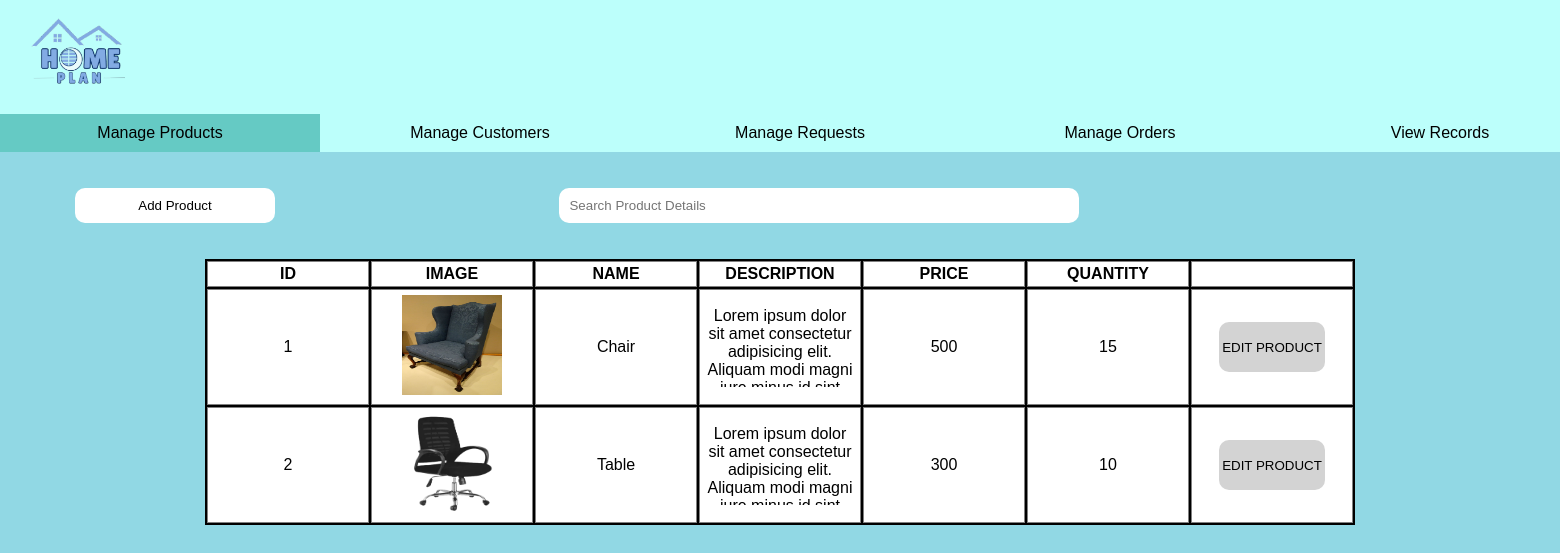
Before: /admin-manage-products.php with the older database file.
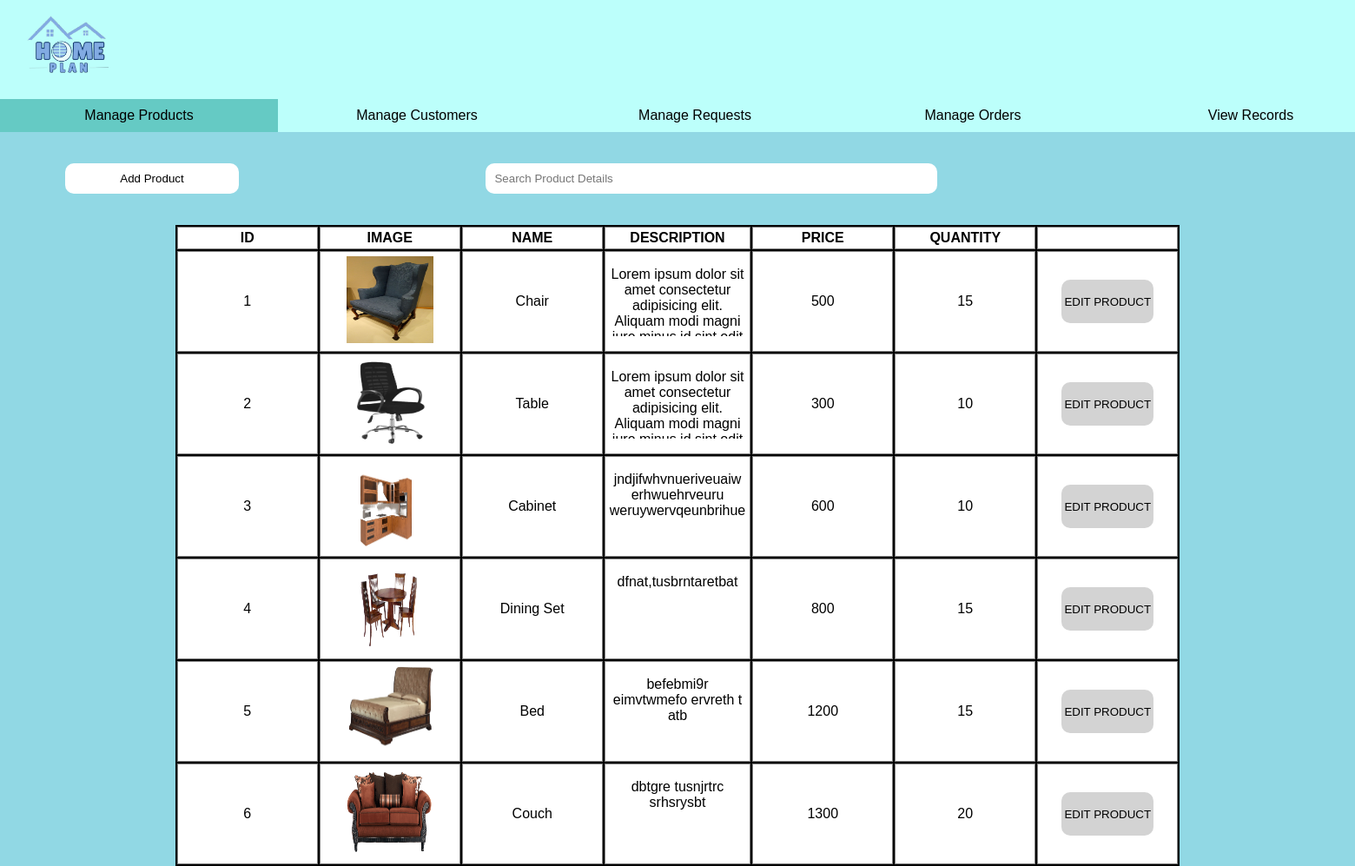
After: the same page with the newer database file.
### tables this page shows
CREATE TABLE `product` (
  `ID` int(8) NOT NULL,
  `PROD_IMG` varchar(25) NOT NULL,
  `PROD_NAME` varchar(100) NOT NULL,
  `PROD_DESC` text NOT NULL,
  `PROD_PRICE` bigint(20) NOT NULL,
  `PROD_QUANTITY` int(11) NOT NULL
);

### admin-manage-products.php (the view, shortened to what this page needs)
<?php
$serverName = "localhost";
$username = "root";
$password = "";
$dbName = "cis2104_finalproject_db";
$est_conn = mysqli_connect($serverName, $username, $password, $dbName);
$sql = "SELECT * FROM `product`";
$result = mysqli_query($est_conn, $sql);
?>
<!DOCTYPE html>
<html lang="en">
<head>
    <link rel="stylesheet" href="CSS_Files/admin-style.css">
</head>
<body>
    <header>
        <div class="title_bar">
            <img src="images/logo/admin_logo.png" alt="" id="logo" height="100" width="150">
        </div>
        <nav>
            <ul>
                <a href="admin-manage-products.php"><li id="active_tab">Manage Products</li></a>
                <a href="./admin-manage-customers.php"><li>Manage Customers</li></a>
                <a href="./admin-manage-requests.php"><li>Manage Requests</li></a>
                <a href="./admin-manage-orders.php"><li>Manage Orders</li></a>
                <a href="./admin-view-records.php"><li>View Records</li></a>
            </ul>
        </nav>
    </header><br><br>
    <a href="./admin_add_products.php"><button id="addProBtn">Add Product</button></a> <input type="text" name="" id="findProduct" placeholder="Search Product Details"><br><br><br>
    <center>
    <table id="displayTable" style="background-color: black;">
        <thead>
            <tr>
                <th class="table_rows">ID</th>
                <th class="table_rows">IMAGE</th>
                <th class="table_rows">NAME</th>
                <th class="table_rows">DESCRIPTION</th>
                <th class="table_rows">PRICE</th>
                <th class="table_rows">QUANTITY</th>
                <th class="table_rows"></th>
            </tr>
         </thead>
         <tbody>
            <?php while($row = mysqli_fetch_assoc($result)){ ?>
                <tr>
                    <td class="table_data"> <?php echo $row['ID'] ?> </td>
                    <td class="table_data"> <img src="./images/product_img/<?php echo $row['PROD_IMG'] ?>" class="proImage" alt=""> </td>
                    <td class="table_data"> <?php echo $row['PROD_NAME'] ?> </td>
                    <td class="table_data">
                    <div class="prodesc">
                        <?php echo $row['PROD_DESC'] ?>
                    </div>
                    </td>
                    <td class="table_data"> <?php echo $row['PROD_PRICE'] ?> </td>
                    <td class="table_data"> <?php echo $row['PROD_QUANTITY'] ?> </td>
                    <td class="table_data"><button class="deleteBtn">EDIT PRODUCT</button></td>
                </tr>
            <?php } ?>
         </tbody>
    </table>
    </center>
</body>
</html>

Changed rows visible on the page:
added product: ID "3", PROD_IMG (picture), PROD_NAME "Cabinet", PROD_DESC "jndjifwhvnueriveuaiw erhwuehrveuru weruywervqeunbrihue", PROD_PRICE "600", PROD_QUANTITY "10"
added product: ID "4", PROD_IMG (picture), PROD_NAME "Dining Set", PROD_DESC "dfnat,tusbrntaretbat", PROD_PRICE "800", PROD_QUANTITY "15"
added product: ID "5", PROD_IMG (picture), PROD_NAME "Bed", PROD_DESC "befebmi9r eimvtwmefo ervreth t atb", PROD_PRICE "1200", PROD_QUANTITY "15"
added product: ID "6", PROD_IMG (picture), PROD_NAME "Couch", PROD_DESC "dbtgre tusnjrtrc srhsrysbt", PROD_PRICE "1300", PROD_QUANTITY "20"
